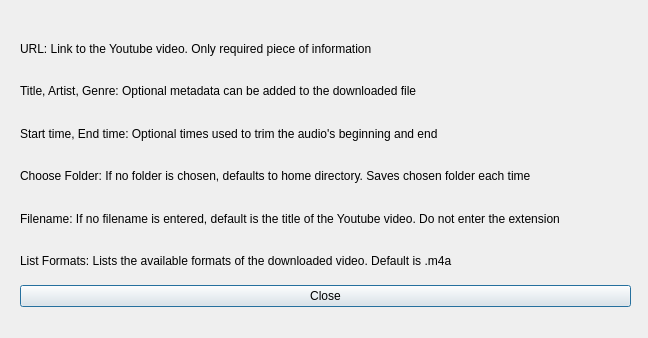
<?xml version="1.0" encoding="UTF-8"?>
<ui version="4.0">
 <class>InfoDialog</class>
 <widget class="QDialog" name="InfoDialog">
  <property name="geometry">
   <rect>
    <x>0</x>
    <y>0</y>
    <width>648</width>
    <height>338</height>
   </rect>
  </property>
  <property name="windowTitle">
   <string>Dialog</string>
  </property>
  <widget class="QWidget" name="">
   <property name="geometry">
    <rect>
     <x>20</x>
     <y>30</y>
     <width>611</width>
     <height>277</height>
    </rect>
   </property>
   <layout class="QGridLayout" name="gridLayout">
    <item row="0" column="0">
     <layout class="QVBoxLayout" name="verticalLayout">
      <item>
       <widget class="QLabel" name="URLLabel">
        <property name="text">
         <string>URL: Link to the Youtube video. Only required piece of information</string>
        </property>
        <property name="wordWrap">
         <bool>true</bool>
        </property>
       </widget>
      </item>
      <item>
       <widget class="QLabel" name="MetaLabel">
        <property name="text">
         <string>Title, Artist, Genre: Optional metadata can be added to the downloaded file</string>
        </property>
        <property name="wordWrap">
         <bool>true</bool>
        </property>
       </widget>
      </item>
      <item>
       <widget class="QLabel" name="TrimLabel">
        <property name="text">
         <string>Start time, End time: Optional times used to trim the audio's beginning and end</string>
        </property>
        <property name="wordWrap">
         <bool>true</bool>
        </property>
       </widget>
      </item>
      <item>
       <widget class="QLabel" name="FolderLabel">
        <property name="text">
         <string>Choose Folder: If no folder is chosen, defaults to home directory. Saves chosen folder each time</string>
        </property>
        <property name="wordWrap">
         <bool>true</bool>
        </property>
       </widget>
      </item>
      <item>
       <widget class="QLabel" name="FilenameLabel">
        <property name="text">
         <string>Filename: If no filename is entered, default is the title of the Youtube video. Do not enter the extension</string>
        </property>
        <property name="wordWrap">
         <bool>true</bool>
        </property>
       </widget>
      </item>
      <item>
       <widget class="QLabel" name="FormatLabel">
        <property name="text">
         <string>List Formats: Lists the available formats of the downloaded video. Default is .m4a</string>
        </property>
        <property name="wordWrap">
         <bool>true</bool>
        </property>
       </widget>
      </item>
     </layout>
    </item>
    <item row="1" column="0">
     <widget class="QPushButton" name="CloseButton">
      <property name="text">
       <string>Close</string>
      </property>
     </widget>
    </item>
   </layout>
  </widget>
 </widget>
 <resources/>
 <connections/>
</ui>
